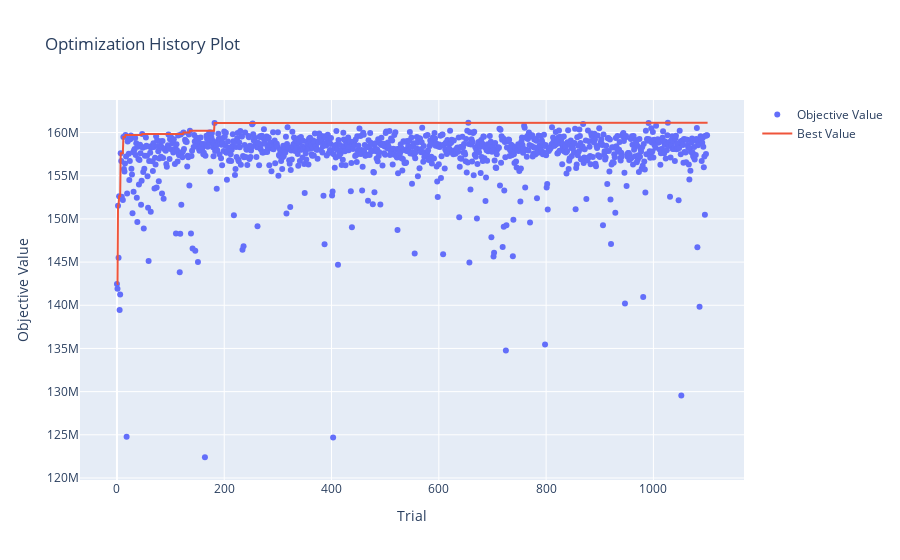

Notebook code cell kept with this figure:
### Code cell
# optuna.visualization.plot_optimization_history(study)

### Figure 1 — Plotly figure (JSON) as saved in the notebook; plotly's stock layout.template omitted (floating-point values rounded to 4 significant figures; data arrays with more than 128 entries replaced by an {"elided": "..."} marker saying what was removed)
{"data": [{"mode": "markers", "name": "Objective Value", "type": "scatter", "x": {"elided": "1095 int values"}, "y": {"elided": "1095 int values"}}, {"mode": "lines", "name": "Best Value", "type": "scatter", "x": {"elided": "1102 int values"}, "y": {"elided": "1102 int values"}}, {"marker": {"color": "#cccccc"}, "mode": "markers", "name": "Infeasible Trial", "showlegend": false, "type": "scatter", "x": [], "y": []}], "layout": {"title": {"text": "Optimization History Plot"}, "xaxis": {"title": {"text": "Trial"}}, "yaxis": {"title": {"text": "Objective Value"}}}}
